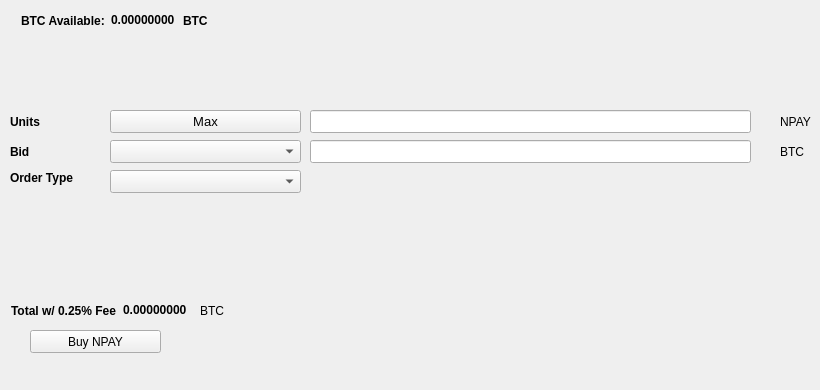
   <widget class="QWidget" name="BuyTab">
    <attribute name="title">
     <string>Buy</string>
    </attribute>
    <widget class="QPushButton" name="BuyNPAY">
     <property name="geometry">
      <rect>
       <x>30</x>
       <y>330</y>
       <width>131</width>
       <height>23</height>
      </rect>
     </property>
     <property name="text">
      <string>Buy NPAY</string>
     </property>
     <property name="icon">
      <iconset resource="../npay.qrc">
       <normaloff>:/icons/bitcoin</normaloff>:/icons/bitcoin</iconset>
     </property>
    </widget>
    <widget class="QLabel" name="label_3">
     <property name="geometry">
      <rect>
       <x>10</x>
       <y>110</y>
       <width>46</width>
       <height>23</height>
      </rect>
     </property>
     <property name="font">
      <font>
       <weight>75</weight>
       <bold>true</bold>
      </font>
     </property>
     <property name="text">
      <string>Units</string>
     </property>
    </widget>
    <widget class="QLineEdit" name="UnitsInput">
     <property name="geometry">
      <rect>
       <x>310</x>
       <y>110</y>
       <width>441</width>
       <height>23</height>
      </rect>
     </property>
     <property name="font">
      <font>
       <pointsize>9</pointsize>
       <weight>75</weight>
       <bold>true</bold>
      </font>
     </property>
    </widget>
    <widget class="QLineEdit" name="BuyBidPriceEdit">
     <property name="geometry">
      <rect>
       <x>310</x>
       <y>140</y>
       <width>441</width>
       <height>23</height>
      </rect>
     </property>
     <property name="font">
      <font>
       <pointsize>9</pointsize>
       <weight>75</weight>
       <bold>true</bold>
      </font>
     </property>
    </widget>
    <widget class="QLabel" name="label_4">
     <property name="geometry">
      <rect>
       <x>780</x>
       <y>110</y>
       <width>31</width>
       <height>23</height>
      </rect>
     </property>
     <property name="text">
      <string>NPAY</string>
     </property>
    </widget>
    <widget class="QLabel" name="label_5">
     <property name="geometry">
      <rect>
       <x>780</x>
       <y>140</y>
       <width>31</width>
       <height>23</height>
      </rect>
     </property>
     <property name="text">
      <string>BTC</string>
     </property>
    </widget>
    <widget class="QLabel" name="label_6">
     <property name="geometry">
      <rect>
       <x>10</x>
       <y>140</y>
       <width>46</width>
       <height>23</height>
      </rect>
     </property>
     <property name="font">
      <font>
       <weight>75</weight>
       <bold>true</bold>
      </font>
     </property>
     <property name="text">
      <string>Bid</string>
     </property>
    </widget>
    <widget class="QLabel" name="label_7">
     <property name="geometry">
      <rect>
       <x>10</x>
       <y>170</y>
       <width>91</width>
       <height>16</height>
      </rect>
     </property>
     <property name="font">
      <font>
       <weight>75</weight>
       <bold>true</bold>
      </font>
     </property>
     <property name="text">
      <string>Order Type</string>
     </property>
    </widget>
    <widget class="QPushButton" name="Buy_Max_Amount">
     <property name="geometry">
      <rect>
       <x>110</x>
       <y>110</y>
       <width>191</width>
       <height>23</height>
      </rect>
     </property>
     <property name="font">
      <font>
       <pointsize>10</pointsize>
      </font>
     </property>
     <property name="text">
      <string>Max</string>
     </property>
    </widget>
    <widget class="QComboBox" name="BuyBidcomboBox">
     <property name="geometry">
      <rect>
       <x>110</x>
       <y>140</y>
       <width>191</width>
       <height>23</height>
      </rect>
     </property>
     <property name="font">
      <font>
       <pointsize>10</pointsize>
      </font>
     </property>
    </widget>
    <widget class="QComboBox" name="buyOrdertypeCombo">
     <property name="geometry">
      <rect>
       <x>110</x>
       <y>170</y>
       <width>191</width>
       <height>23</height>
      </rect>
     </property>
     <property name="font">
      <font>
       <pointsize>10</pointsize>
      </font>
     </property>
    </widget>
    <widget class="QWidget" name="layoutWidget1">
     <property name="geometry">
      <rect>
       <x>21</x>
       <y>11</y>
       <width>227</width>
       <height>19</height>
      </rect>
     </property>
     <layout class="QHBoxLayout" name="horizontalLayout_3">
      <item>
       <widget class="QLabel" name="label232">
        <property name="font">
         <font>
          <weight>75</weight>
          <bold>true</bold>
         </font>
        </property>
        <property name="text">
         <string>BTC Available:</string>
        </property>
       </widget>
      </item>
      <item>
       <widget class="QLabel" name="BtcAvailableLbl">
        <property name="palette">
         <palette>
          <active>
           <colorrole role="WindowText">
            <brush brushstyle="SolidPattern">
             <color alpha="255">
              <red>0</red>
              <green>0</green>
              <blue>0</blue>
             </color>
            </brush>
           </colorrole>
           <colorrole role="Button">
            <brush brushstyle="SolidPattern">
             <color alpha="255">
              <red>0</red>
              <green>170</green>
              <blue>0</blue>
             </color>
            </brush>
           </colorrole>
           <colorrole role="Light">
            <brush brushstyle="SolidPattern">
             <color alpha="255">
              <red>0</red>
              <green>255</green>
              <blue>0</blue>
             </color>
            </brush>
           </colorrole>
           <colorrole role="Midlight">
            <brush brushstyle="SolidPattern">
             <color alpha="255">
              <red>0</red>
              <green>212</green>
              <blue>0</blue>
             </color>
            </brush>
           </colorrole>
           <colorrole role="Dark">
            <brush brushstyle="SolidPattern">
             <color alpha="255">
              <red>0</red>
              <green>85</green>
              <blue>0</blue>
             </color>
            </brush>
           </colorrole>
           <colorrole role="Mid">
            <brush brushstyle="SolidPattern">
             <color alpha="255">
              <red>0</red>
              <green>113</green>
              <blue>0</blue>
             </color>
            </brush>
           </colorrole>
           <colorrole role="Text">
            <brush brushstyle="SolidPattern">
             <color alpha="255">
              <red>0</red>
              <green>170</green>
              <blue>0</blue>
             </color>
            </brush>
           </colorrole>
           <colorrole role="BrightText">
            <brush brushstyle="SolidPattern">
             <color alpha="255">
              <red>255</red>
              <green>255</green>
              <blue>255</blue>
             </color>
            </brush>
           </colorrole>
           <colorrole role="ButtonText">
            <brush brushstyle="SolidPattern">
             <color alpha="255">
              <red>0</red>
              <green>0</green>
              <blue>0</blue>
             </color>
            </brush>
           </colorrole>
           <colorrole role="Base">
            <brush brushstyle="SolidPattern">
             <color alpha="255">
              <red>255</red>
              <green>255</green>
              <blue>255</blue>
             </color>
            </brush>
           </colorrole>
           <colorrole role="Window">
            <brush brushstyle="SolidPattern">
             <color alpha="255">
              <red>0</red>
              <green>170</green>
              <blue>0</blue>
             </color>
            </brush>
           </colorrole>
           <colorrole role="Shadow">
            <brush brushstyle="SolidPattern">
             <color alpha="255">
              <red>0</red>
              <green>0</green>
              <blue>0</blue>
             </color>
            </brush>
           </colorrole>
           <colorrole role="AlternateBase">
            <brush brushstyle="SolidPattern">
             <color alpha="255">
              <red>127</red>
              <green>212</green>
              <blue>127</blue>
             </color>
            </brush>
           </colorrole>
           <colorrole role="ToolTipBase">
            <brush brushstyle="SolidPattern">
             <color alpha="255">
              <red>255</red>
              <green>255</green>
              <blue>220</blue>
             </color>
            </brush>
           </colorrole>
           <colorrole role="ToolTipText">
            <brush brushstyle="SolidPattern">
             <color alpha="255">
              <red>0</red>
              <green>0</green>
              <blue>0</blue>
             </color>
            </brush>
           </colorrole>
          </active>
          <inactive>
           <colorrole role="WindowText">
            <brush brushstyle="SolidPattern">
             <color alpha="255">
              <red>0</red>
              <green>0</green>
              <blue>0</blue>
             </color>
            </brush>
           </colorrole>
           <colorrole role="Button">
            <brush brushstyle="SolidPattern">
             <color alpha="255">
              <red>0</red>
              <green>170</green>
              <blue>0</blue>
             </color>
            </brush>
           </colorrole>
           <colorrole role="Light">
            <brush brushstyle="SolidPattern">
             <color alpha="255">
              <red>0</red>
              <green>255</green>
              <blue>0</blue>
             </color>
            </brush>
           </colorrole>
           <colorrole role="Midlight">
            <brush brushstyle="SolidPattern">
             <color alpha="255">
              <red>0</red>
              <green>212</green>
              <blue>0</blue>
             </color>
            </brush>
           </colorrole>
           <colorrole role="Dark">
            <brush brushstyle="SolidPattern">
             <color alpha="255">
              <red>0</red>
              <green>85</green>
              <blue>0</blue>
             </color>
            </brush>
           </colorrole>
           <colorrole role="Mid">
            <brush brushstyle="SolidPattern">
             <color alpha="255">
              <red>0</red>
              <green>113</green>
              <blue>0</blue>
             </color>
            </brush>
           </colorrole>
           <colorrole role="Text">
            <brush brushstyle="SolidPattern">
             <color alpha="255">
              <red>0</red>
              <green>170</green>
              <blue>0</blue>
             </color>
            </brush>
           </colorrole>
           <colorrole role="BrightText">
            <brush brushstyle="SolidPattern">
             <color alpha="255">
              <red>255</red>
              <green>255</green>
              <blue>255</blue>
             </color>
            </brush>
           </colorrole>
           <colorrole role="ButtonText">
            <brush brushstyle="SolidPattern">
             <color alpha="255">
              <red>0</red>
              <green>0</green>
              <blue>0</blue>
             </color>
            </brush>
           </colorrole>
           <colorrole role="Base">
            <brush brushstyle="SolidPattern">
             <color alpha="255">
              <red>255</red>
              <green>255</green>
              <blue>255</blue>
             </color>
            </brush>
           </colorrole>
           <colorrole role="Window">
            <brush brushstyle="SolidPattern">
             <color alpha="255">
              <red>0</red>
              <green>170</green>
              <blue>0</blue>
             </color>
            </brush>
           </colorrole>
           <colorrole role="Shadow">
            <brush brushstyle="SolidPattern">
             <color alpha="255">
              <red>0</red>
              <green>0</green>
              <blue>0</blue>
             </color>
            </brush>
           </colorrole>
           <colorrole role="AlternateBase">
            <brush brushstyle="SolidPattern">
             <color alpha="255">
              <red>127</red>
              <green>212</green>
              <blue>127</blue>
             </color>
            </brush>
           </colorrole>
           <colorrole role="ToolTipBase">
            <brush brushstyle="SolidPattern">
             <color alpha="255">
              <red>255</red>
              <green>255</green>
              <blue>220</blue>
             </color>
            </brush>
           </colorrole>
           <colorrole role="ToolTipText">
            <brush brushstyle="SolidPattern">
             <color alpha="255">
              <red>0</red>
              <green>0</green>
              <blue>0</blue>
             </color>
            </brush>
           </colorrole>
          </inactive>
          <disabled>
           <colorrole role="WindowText">
            <brush brushstyle="SolidPattern">
             <color alpha="255">
              <red>0</red>
              <green>85</green>
              <blue>0</blue>
             </color>
            </brush>
           </colorrole>
           <colorrole role="Button">
            <brush brushstyle="SolidPattern">
             <color alpha="255">
              <red>0</red>
              <green>170</green>
              <blue>0</blue>
             </color>
            </brush>
           </colorrole>
           <colorrole role="Light">
            <brush brushstyle="SolidPattern">
             <color alpha="255">
              <red>0</red>
              <green>255</green>
              <blue>0</blue>
             </color>
            </brush>
           </colorrole>
           <colorrole role="Midlight">
            <brush brushstyle="SolidPattern">
             <color alpha="255">
              <red>0</red>
              <green>212</green>
              <blue>0</blue>
             </color>
            </brush>
           </colorrole>
           <colorrole role="Dark">
            <brush brushstyle="SolidPattern">
             <color alpha="255">
              <red>0</red>
              <green>85</green>
              <blue>0</blue>
             </color>
            </brush>
           </colorrole>
           <colorrole role="Mid">
            <brush brushstyle="SolidPattern">
             <color alpha="255">
              <red>0</red>
              <green>113</green>
              <blue>0</blue>
             </color>
            </brush>
           </colorrole>
           <colorrole role="Text">
            <brush brushstyle="SolidPattern">
             <color alpha="255">
              <red>0</red>
              <green>85</green>
              <blue>0</blue>
             </color>
            </brush>
           </colorrole>
           <colorrole role="BrightText">
            <brush brushstyle="SolidPattern">
             <color alpha="255">
              <red>255</red>
              <green>255</green>
              <blue>255</blue>
             </color>
            </brush>
           </colorrole>
           <colorrole role="ButtonText">
            <brush brushstyle="SolidPattern">
             <color alpha="255">
              <red>0</red>
              <green>85</green>
              <blue>0</blue>
             </color>
            </brush>
           </colorrole>
           <colorrole role="Base">
            <brush brushstyle="SolidPattern">
             <color alpha="255">
              <red>0</red>
              <green>170</green>
              <blue>0</blue>
             </color>
            </brush>
           </colorrole>
           <colorrole role="Window">
            <brush brushstyle="SolidPattern">
             <color alpha="255">
              <red>0</red>
              <green>170</green>
              <blue>0</blue>
             </color>
            </brush>
           </colorrole>
           <colorrole role="Shadow">
            <brush brushstyle="SolidPattern">
             <color alpha="255">
              <red>0</red>
              <green>0</green>
              <blue>0</blue>
             </color>
            </brush>
           </colorrole>
           <colorrole role="AlternateBase">
            <brush brushstyle="SolidPattern">
             <color alpha="255">
              <red>0</red>
              <green>170</green>
              <blue>0</blue>
             </color>
            </brush>
           </colorrole>
           <colorrole role="ToolTipBase">
            <brush brushstyle="SolidPattern">
             <color alpha="255">
              <red>255</red>
              <green>255</green>
              <blue>220</blue>
             </color>
            </brush>
           </colorrole>
           <colorrole role="ToolTipText">
            <brush brushstyle="SolidPattern">
             <color alpha="255">
              <red>0</red>
              <green>0</green>
              <blue>0</blue>
             </color>
            </brush>
           </colorrole>
          </disabled>
         </palette>
        </property>
        <property name="font">
         <font>
          <weight>75</weight>
          <bold>true</bold>
         </font>
        </property>
        <property name="text">
         <string>0.00000000</string>
        </property>
        <property name="textInteractionFlags">
         <set>Qt::LinksAccessibleByMouse|Qt::TextSelectableByKeyboard|Qt::TextSelectableByMouse</set>
        </property>
       </widget>
      </item>
      <item>
       <widget class="QLabel" name="BtcAvailableLbl_2">
        <property name="font">
         <font>
          <weight>75</weight>
          <bold>true</bold>
         </font>
        </property>
        <property name="text">
         <string>BTC</string>
        </property>
       </widget>
      </item>
     </layout>
    </widget>
    <widget class="QWidget" name="layoutWidge2">
     <property name="geometry">
      <rect>
       <x>11</x>
       <y>301</y>
       <width>259</width>
       <height>19</height>
      </rect>
     </property>
     <layout class="QHBoxLayout" name="horizontalLayout_4">
      <item>
       <widget class="QLabel" name="label_9">
        <property name="font">
         <font>
          <weight>75</weight>
          <bold>true</bold>
         </font>
        </property>
        <property name="text">
         <string>Total w/ 0.25% Fee</string>
        </property>
       </widget>
      </item>
      <item>
       <widget class="QLabel" name="BuyCostLabel">
        <property name="palette">
         <palette>
          <active>
           <colorrole role="WindowText">
            <brush brushstyle="SolidPattern">
             <color alpha="255">
              <red>0</red>
              <green>0</green>
              <blue>0</blue>
             </color>
            </brush>
           </colorrole>
           <colorrole role="Button">
            <brush brushstyle="SolidPattern">
             <color alpha="255">
              <red>0</red>
              <green>170</green>
              <blue>0</blue>
             </color>
            </brush>
           </colorrole>
           <colorrole role="Light">
            <brush brushstyle="SolidPattern">
             <color alpha="255">
              <red>0</red>
              <green>255</green>
              <blue>0</blue>
             </color>
            </brush>
           </colorrole>
           <colorrole role="Midlight">
            <brush brushstyle="SolidPattern">
             <color alpha="255">
              <red>0</red>
              <green>212</green>
              <blue>0</blue>
             </color>
            </brush>
           </colorrole>
           <colorrole role="Dark">
            <brush brushstyle="SolidPattern">
             <color alpha="255">
              <red>0</red>
              <green>85</green>
              <blue>0</blue>
             </color>
            </brush>
           </colorrole>
           <colorrole role="Mid">
            <brush brushstyle="SolidPattern">
             <color alpha="255">
              <red>0</red>
              <green>113</green>
              <blue>0</blue>
             </color>
            </brush>
           </colorrole>
           <colorrole role="Text">
            <brush brushstyle="SolidPattern">
             <color alpha="255">
              <red>0</red>
              <green>170</green>
              <blue>0</blue>
             </color>
            </brush>
           </colorrole>
           <colorrole role="BrightText">
            <brush brushstyle="SolidPattern">
             <color alpha="255">
              <red>255</red>
              <green>255</green>
              <blue>255</blue>
             </color>
            </brush>
           </colorrole>
           <colorrole role="ButtonText">
            <brush brushstyle="SolidPattern">
             <color alpha="255">
              <red>0</red>
              <green>0</green>
              <blue>0</blue>
             </color>
            </brush>
           </colorrole>
           <colorrole role="Base">
            <brush brushstyle="SolidPattern">
             <color alpha="255">
              <red>255</red>
              <green>255</green>
              <blue>255</blue>
             </color>
            </brush>
           </colorrole>
           <colorrole role="Window">
            <brush brushstyle="SolidPattern">
             <color alpha="255">
              <red>0</red>
              <green>170</green>
              <blue>0</blue>
             </color>
            </brush>
           </colorrole>
           <colorrole role="Shadow">
            <brush brushstyle="SolidPattern">
             <color alpha="255">
              <red>0</red>
              <green>0</green>
              <blue>0</blue>
             </color>
            </brush>
           </colorrole>
           <colorrole role="AlternateBase">
            <brush brushstyle="SolidPattern">
             <color alpha="255">
              <red>127</red>
              <green>212</green>
              <blue>127</blue>
             </color>
            </brush>
           </colorrole>
           <colorrole role="ToolTipBase">
            <brush brushstyle="SolidPattern">
             <color alpha="255">
              <red>255</red>
              <green>255</green>
              <blue>220</blue>
             </color>
            </brush>
           </colorrole>
           <colorrole role="ToolTipText">
            <brush brushstyle="SolidPattern">
             <color alpha="255">
              <red>0</red>
              <green>0</green>
              <blue>0</blue>
             </color>
            </brush>
           </colorrole>
          </active>
          <inactive>
           <colorrole role="WindowText">
            <brush brushstyle="SolidPattern">
             <color alpha="255">
              <red>0</red>
              <green>0</green>
              <blue>0</blue>
             </color>
            </brush>
           </colorrole>
           <colorrole role="Button">
            <brush brushstyle="SolidPattern">
             <color alpha="255">
              <red>0</red>
              <green>170</green>
              <blue>0</blue>
             </color>
            </brush>
           </colorrole>
           <colorrole role="Light">
            <brush brushstyle="SolidPattern">
             <color alpha="255">
              <red>0</red>
              <green>255</green>
              <blue>0</blue>
             </color>
            </brush>
           </colorrole>
           <colorrole role="Midlight">
            <brush brushstyle="SolidPattern">
             <color alpha="255">
              <red>0</red>
              <green>212</green>
              <blue>0</blue>
             </color>
            </brush>
           </colorrole>
           <colorrole role="Dark">
            <brush brushstyle="SolidPattern">
             <color alpha="255">
              <red>0</red>
              <green>85</green>
              <blue>0</blue>
             </color>
            </brush>
           </colorrole>
           <colorrole role="Mid">
            <brush brushstyle="SolidPattern">
             <color alpha="255">
              <red>0</red>
              <green>113</green>
              <blue>0</blue>
             </color>
            </brush>
           </colorrole>
           <colorrole role="Text">
            <brush brushstyle="SolidPattern">
             <color alpha="255">
              <red>0</red>
              <green>170</green>
              <blue>0</blue>
             </color>
            </brush>
           </colorrole>
           <colorrole role="BrightText">
            <brush brushstyle="SolidPattern">
             <color alpha="255">
              <red>255</red>
              <green>255</green>
              <blue>255</blue>
             </color>
            </brush>
           </colorrole>
           <colorrole role="ButtonText">
            <brush brushstyle="SolidPattern">
             <color alpha="255">
              <red>0</red>
              <green>0</green>
              <blue>0</blue>
             </color>
            </brush>
           </colorrole>
           <colorrole role="Base">
            <brush brushstyle="SolidPattern">
             <color alpha="255">
              <red>255</red>
              <green>255</green>
              <blue>255</blue>
             </color>
            </brush>
           </colorrole>
           <colorrole role="Window">
            <brush brushstyle="SolidPattern">
             <color alpha="255">
              <red>0</red>
              <green>170</green>
              <blue>0</blue>
             </color>
            </brush>
           </colorrole>
           <colorrole role="Shadow">
            <brush brushstyle="SolidPattern">
             <color alpha="255">
              <red>0</red>
              <green>0</green>
              <blue>0</blue>
             </color>
            </brush>
           </colorrole>
           <colorrole role="AlternateBase">
            <brush brushstyle="SolidPattern">
             <color alpha="255">
              <red>127</red>
              <green>212</green>
              <blue>127</blue>
             </color>
            </brush>
           </colorrole>
           <colorrole role="ToolTipBase">
            <brush brushstyle="SolidPattern">
             <color alpha="255">
              <red>255</red>
              <green>255</green>
              <blue>220</blue>
             </color>
            </brush>
           </colorrole>
           <colorrole role="ToolTipText">
            <brush brushstyle="SolidPattern">
             <color alpha="255">
              <red>0</red>
              <green>0</green>
              <blue>0</blue>
             </color>
            </brush>
           </colorrole>
          </inactive>
          <disabled>
           <colorrole role="WindowText">
            <brush brushstyle="SolidPattern">
             <color alpha="255">
              <red>0</red>
              <green>85</green>
              <blue>0</blue>
             </color>
            </brush>
           </colorrole>
           <colorrole role="Button">
            <brush brushstyle="SolidPattern">
             <color alpha="255">
              <red>0</red>
              <green>170</green>
              <blue>0</blue>
             </color>
            </brush>
           </colorrole>
           <colorrole role="Light">
            <brush brushstyle="SolidPattern">
             <color alpha="255">
              <red>0</red>
              <green>255</green>
              <blue>0</blue>
             </color>
            </brush>
           </colorrole>
           <colorrole role="Midlight">
            <brush brushstyle="SolidPattern">
             <color alpha="255">
              <red>0</red>
              <green>212</green>
              <blue>0</blue>
             </color>
            </brush>
           </colorrole>
           <colorrole role="Dark">
            <brush brushstyle="SolidPattern">
             <color alpha="255">
              <red>0</red>
              <green>85</green>
              <blue>0</blue>
             </color>
            </brush>
           </colorrole>
           <colorrole role="Mid">
            <brush brushstyle="SolidPattern">
             <color alpha="255">
              <red>0</red>
              <green>113</green>
              <blue>0</blue>
             </color>
            </brush>
           </colorrole>
           <colorrole role="Text">
            <brush brushstyle="SolidPattern">
             <color alpha="255">
              <red>0</red>
              <green>85</green>
              <blue>0</blue>
             </color>
            </brush>
           </colorrole>
           <colorrole role="BrightText">
            <brush brushstyle="SolidPattern">
             <color alpha="255">
              <red>255</red>
              <green>255</green>
              <blue>255</blue>
             </color>
            </brush>
           </colorrole>
           <colorrole role="ButtonText">
            <brush brushstyle="SolidPattern">
             <color alpha="255">
              <red>0</red>
              <green>85</green>
              <blue>0</blue>
             </color>
            </brush>
           </colorrole>
           <colorrole role="Base">
            <brush brushstyle="SolidPattern">
             <color alpha="255">
              <red>0</red>
              <green>170</green>
              <blue>0</blue>
             </color>
            </brush>
           </colorrole>
           <colorrole role="Window">
            <brush brushstyle="SolidPattern">
             <color alpha="255">
              <red>0</red>
              <green>170</green>
              <blue>0</blue>
             </color>
            </brush>
           </colorrole>
           <colorrole role="Shadow">
            <brush brushstyle="SolidPattern">
             <color alpha="255">
              <red>0</red>
              <green>0</green>
              <blue>0</blue>
             </color>
            </brush>
           </colorrole>
           <colorrole role="AlternateBase">
            <brush brushstyle="SolidPattern">
             <color alpha="255">
              <red>0</red>
              <green>170</green>
              <blue>0</blue>
             </color>
            </brush>
           </colorrole>
           <colorrole role="ToolTipBase">
            <brush brushstyle="SolidPattern">
             <color alpha="255">
              <red>255</red>
              <green>255</green>
              <blue>220</blue>
             </color>
            </brush>
           </colorrole>
           <colorrole role="ToolTipText">
            <brush brushstyle="SolidPattern">
             <color alpha="255">
              <red>0</red>
              <green>0</green>
              <blue>0</blue>
             </color>
            </brush>
           </colorrole>
          </disabled>
         </palette>
        </property>
        <property name="font">
         <font>
          <weight>75</weight>
          <bold>true</bold>
         </font>
        </property>
        <property name="autoFillBackground">
         <bool>false</bool>
        </property>
        <property name="text">
         <string>0.00000000</string>
        </property>
        <property name="textInteractionFlags">
         <set>Qt::LinksAccessibleByMouse|Qt::TextSelectableByMouse</set>
        </property>
       </widget>
      </item>
      <item>
       <widget class="QLabel" name="label_10">
        <property name="font">
         <font>
          <weight>50</weight>
          <bold>false</bold>
         </font>
        </property>
        <property name="text">
         <string>BTC</string>
        </property>
       </widget>
      </item>
     </layout>
    </widget>
    <widget class="QLabel" name="label_24">
     <property name="geometry">
      <rect>
       <x>460</x>
       <y>300</y>
       <width>281</width>
       <height>81</height>
      </rect>
     </property>
     <property name="text">
      <string/>
     </property>
     <property name="pixmap">
      <pixmap>:/images/bittrex</pixmap>
     </property>
    </widget>
   </widget>
